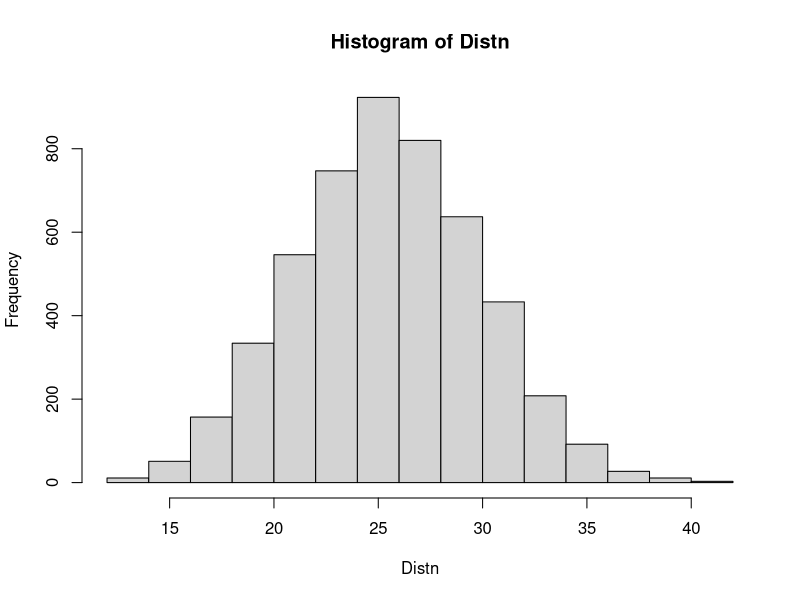
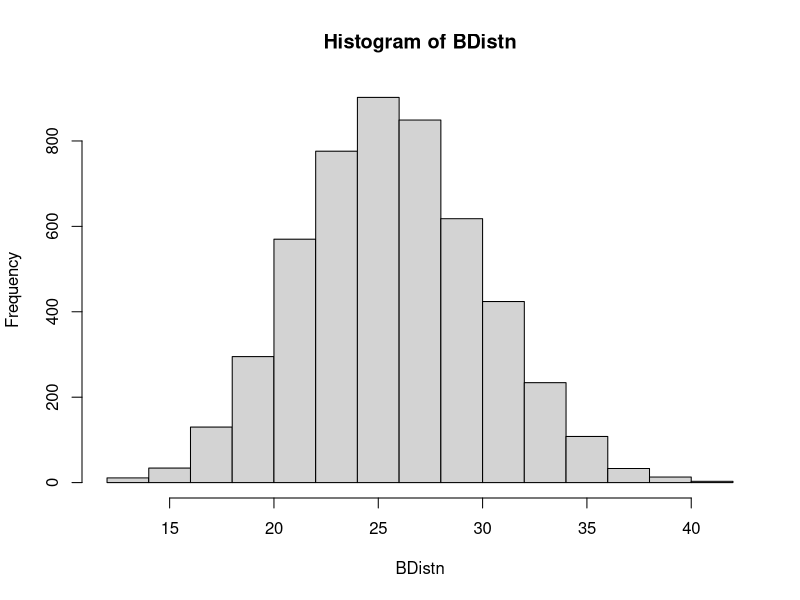
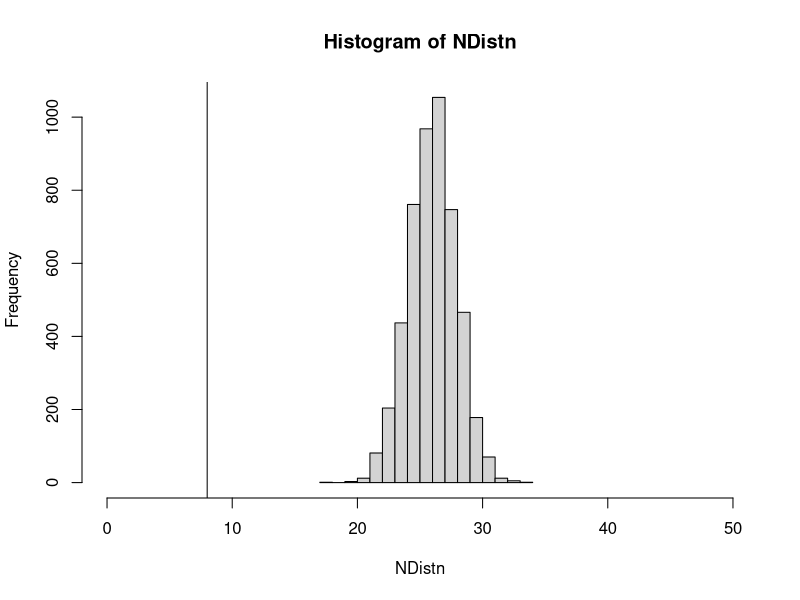
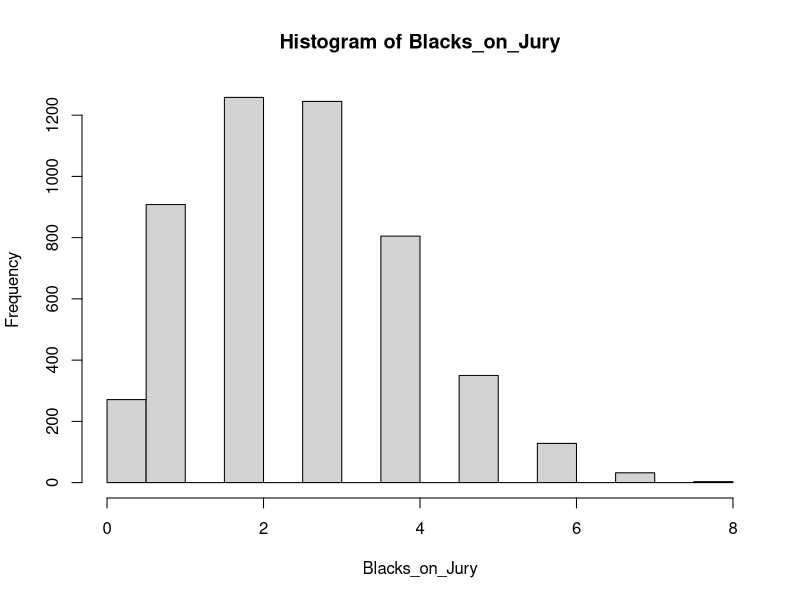
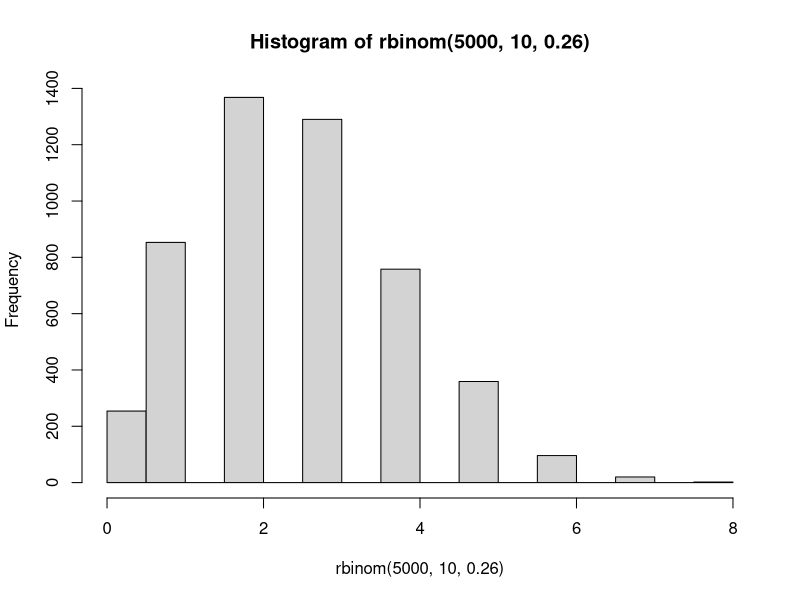

Generate these figures, in order, with R:
#2.1

x <- sample(c(0,1), 100, replace=TRUE, prob=c(0.74,0.26))

#2.2

sum(x)

#2.3
jurypanel <- function(){
  x <- sample(c(0,1), 100, replace=TRUE, prob=c(0.74,0.26))
  return(sum(x))
}

#2.4
Distn<-c()
for (i in 1:5000){
  Distn <- append( Distn, jurypanel() )  
}
hist(Distn)
abline(v=8)

#2.5
BDistn <- rbinom(5000, 100,0.26)
hist(BDistn)
abline(v=8)

#2.6
mean(BDistn)
var(BDistn)

#2.7
#Normal by CLT
NDistn <- rnorm(5000, 26, 19.24/10)
hist(NDistn, xlim=c(0,50))

#2.8
abline(v=8)

#2.10
BDistn <- rbinom(5000, 100,0.26)
sum(BDistn<=8)/length(BDistn)

#3.1
for (i in 1:5000){
  
  if(i==1){
    Blacks_on_Jury <- c()
  }
  
  panel <- rbinom(1,100,0.26)
  p=panel/100
  
  actual <- sample(c(0,1), 10, replace=T, prob=c(1-p,p))
  
  Blacks_on_Jury <- append(Blacks_on_Jury, sum(actual))
  }

hist(Blacks_on_Jury)

hist(rbinom(5000, 10, 0.26))
